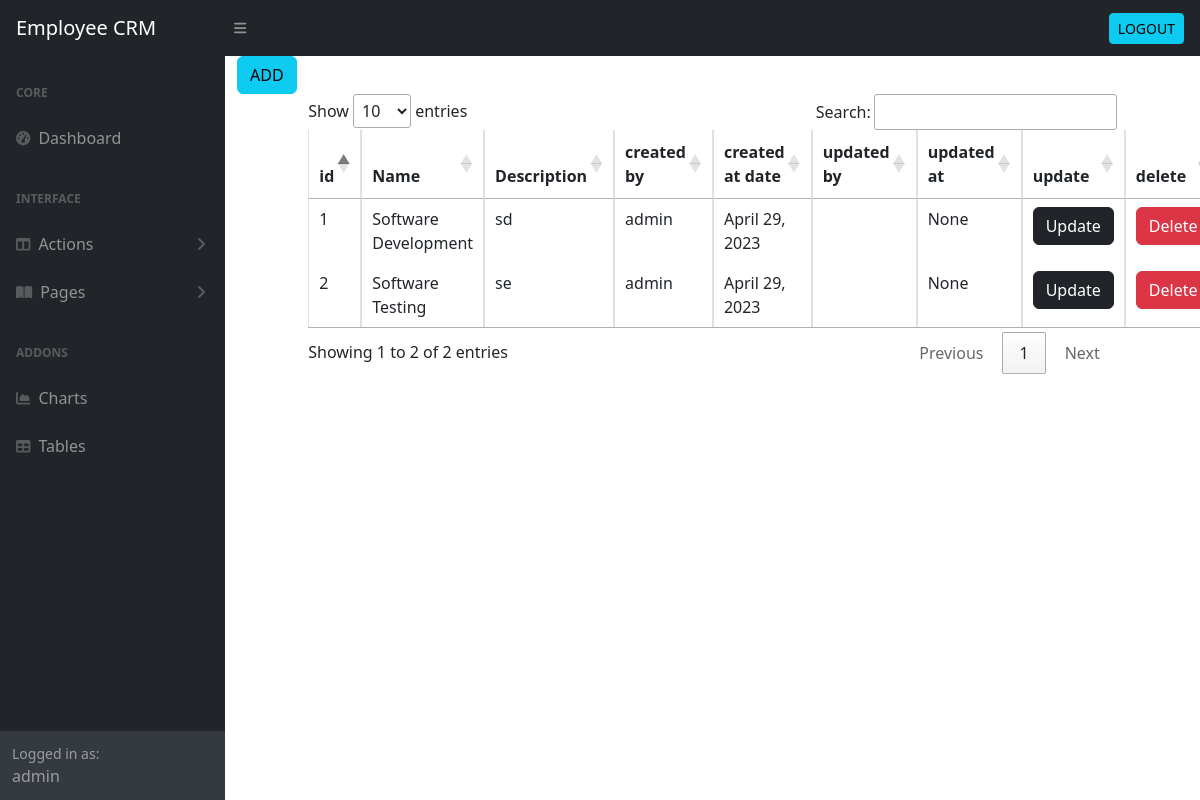
The page /list-deptmaster (signed in) on the database its author committed.
### empweb/models.py (models this page shows, shortened)
class Departmentmaster(models.Model):
    department_id=models.AutoField(primary_key=True)
    department_name=models.CharField(max_length=100)
    description=models.CharField(max_length=100)
    created_by_user=models.ForeignKey(User,on_delete=models.CASCADE,null=True)
    created_at_date=models.DateField(auto_now_add=True,null=True,blank=True)
    updated_by_user=models.ForeignKey(User,on_delete=models.CASCADE,related_name="updated",null=True)
    updated_by_date=models.DateField(null=True)

### empweb/views.py (the view)
# urls.py: path("list-deptmaster",DeptMasterListView.as_view(),name="list-deptmaster"),
@method_decorator(decs,name="dispatch")
class DeptMasterListView(ListView):
    template_name="list_deptmaster.html"
    model=Departmentmaster
    def get(self,request,*args,**kw):
        data=Departmentmaster.objects.all()
        context={'data':data}
        return render(request,'list_deptmaster.html',context)

### empweb/views.py (called while the page is built)
def signin_required(fn):
    def wrapper(request,*args,**kw):
        if not request.user.is_authenticated:
            return redirect("signin")
        else:
            return fn(request,*args,**kw)
    return wrapper

### empweb/templates/list_deptmaster.html (shortened to what this page needs)
{%extends 'index.html'%}
{%block body_block%}
<div class="container">
    <div class="text-right">
    <a href="{%url 'add-deptmaster'%}"><button type="button" class="btn btn-info">ADD</button></a>
    </div>
    </div>
    <div class="row">
        <div class="col-1"></div>
        <div class="col-10">
        <table class="table table-bordered " id="table">
        <thead >
            <tr>
                <th>id</th>
                <th>Name</th>
                <th>Description</th>
                <th>created by </th>
                <th>created at date</th>
                <th>updated  by </th>
                <th>updated  at </th>
                <th>update</th>
                <th>delete</th>
            </tr>
        </thead>
        <tbody>
            {%for d in data%}
            <tr>
                <td>{{d.department_id}}</td>
                <td>{{d.department_name}}</td>
                <td>{{d.description}}</td>
                <td>{{d.created_by_user.username}}</td>
                <td>{{d.created_at_date}}</td>
                <td>{{d.updated_by_user.username}}</td>
                <td>{{d.updated_by_date}}</td>
                <td>
                    <a href="{%url 'update' d.department_id%}"><button type="submit" class="btn btn-dark">Update</button></a>
                </td>
                <td>
    <button type="button"  value="Yes" class="btn btn-danger" data-bs-toggle="modal" data-bs-target="#exampleModal-{{ d.department_id }}">
        Delete
      </button>
                </td>
            </tr>
            {%endfor%}
            </tbody>
         </table>
        </div>
        <div class="col-1"></div>
    </div>
{%endblock%}

### empweb/templates/index.html (shortened to what this page needs)
<!DOCTYPE html>
{%load static%}
<html lang="en">
    <head>
        <link href="https://cdn.jsdelivr.net/npm/simple-datatables@7.1.2/dist/style.min.css" rel="stylesheet" />
        <link href="{%static 'css/styles.css'%}" rel="stylesheet" />
        <link href="https://cdn.datatables.net/v/dt/jszip-2.5.0/dt-1.13.4/b-2.3.6/b-html5-2.3.6/datatables.min.css" rel="stylesheet"/>
        <link rel="stylesheet" type="text/css" href="https://cdn.datatables.net/1.13.4/css/jquery.dataTables.min.css">
            <link href="https://cdn.jsdelivr.net/npm/bootstrap@5.3.0-alpha3/dist/css/bootstrap.min.css" rel="stylesheet">
        <link rel="stylesheet" href="https://cdn.datatables.net/1.10.25/css/jquery.dataTables.min.css">
    </head>
    <body class="sb-nav-fixed">
        <nav class="sb-topnav navbar navbar-expand navbar-dark bg-dark">
            <a class="navbar-brand ps-3" href="index.html">Employee CRM</a>
            <button class="btn btn-link btn-sm order-1 order-lg-0 me-4 me-lg-0" id="sidebarToggle" href="#!"><i class="fas fa-bars"></i></button>
            <form class="d-none d-md-inline-block form-inline ms-auto me-0 me-md-3 my-2 my-md-0">
                <div class="input-group">
                    <a href="{%url 'sign-out'%}"><button type="button" class="btn btn-info btn-sm">LOGOUT</button></a>
                </div>
            </form>
        </nav>
        <div id="layoutSidenav">
            <div id="layoutSidenav_nav">
                <nav class="sb-sidenav accordion sb-sidenav-dark" id="sidenavAccordion">
                    <div class="sb-sidenav-menu">
                        <div class="nav">
                            <div class="sb-sidenav-menu-heading">Core</div>
                            <a class="nav-link" href="index.html">
                                <div class="sb-nav-link-icon"><i class="fas fa-tachometer-alt"></i></div>
                                Dashboard
                            </a>
                            <div class="sb-sidenav-menu-heading">Interface</div>
                            <a class="nav-link collapsed" href="#" data-bs-toggle="collapse" data-bs-target="#collapseLayouts" aria-expanded="false" aria-controls="collapseLayouts">
                                <div class="sb-nav-link-icon"><i class="fas fa-columns"></i></div>
                                Actions
                                <div class="sb-sidenav-collapse-arrow"><i class="fas fa-angle-down"></i></div>
                            </a>
                            <a class="nav-link collapsed" href="#" data-bs-toggle="collapse" data-bs-target="#collapsePages" aria-expanded="false" aria-controls="collapsePages">
                                <div class="sb-nav-link-icon"><i class="fas fa-book-open"></i></div>
                                Pages
                                <div class="sb-sidenav-collapse-arrow"><i class="fas fa-angle-down"></i></div>
                            </a>
                            <div class="sb-sidenav-menu-heading">Addons</div>
                            <a class="nav-link" href="charts.html">
                                <div class="sb-nav-link-icon"><i class="fas fa-chart-area"></i></div>
                                Charts
                            </a>
                            <a class="nav-link" href="tables.html">
                                <div class="sb-nav-link-icon"><i class="fas fa-table"></i></div>
                                Tables
                            </a>
                        </div>
                    </div>
                    <div class="sb-sidenav-footer">
                        <div class="small">Logged in as:</div>
                        {{user}}
                    </div>
                </nav>
            </div>
            <div id="layoutSidenav_content">
                <main>
                    {%block body_block%}
                    {%endblock%}
                </main>
            </div>
        </div>
        </body>
</html>

### rows shown on the page
Departmentmaster: department_id "1", department_name "Software Development", description "sd", created_by_user.username "admin", created_at_date "April 29, 2023", updated_by_date "None"
Departmentmaster: department_id "2", department_name "Software Testing", description "se", created_by_user.username "admin", created_at_date "April 29, 2023", updated_by_date "None"

### other values the page prints
{{ user }} "admin"
